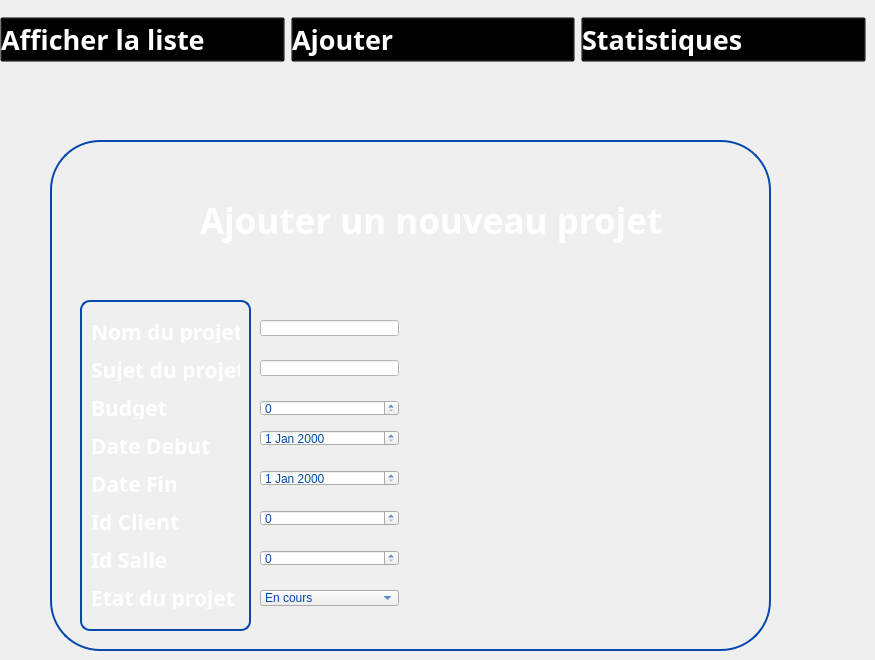
   <widget class="QWidget" name="ajoutprojet">
    <widget class="QGroupBox" name="groupBox_7">
     <property name="geometry">
      <rect>
       <x>50</x>
       <y>140</y>
       <width>721</width>
       <height>511</height>
      </rect>
     </property>
     <property name="styleSheet">
      <string notr="true">QGroupBox {
	background-image: url(:/Desktop/imageprojetcpp/body-background.png);
	border-radius:50px;
    border: 2px solid #0447AF; /* Red border */
}
</string>
     </property>
     <property name="title">
      <string/>
     </property>
     <widget class="QLabel" name="label_11">
      <property name="geometry">
       <rect>
        <x>60</x>
        <y>40</y>
        <width>81</width>
        <height>81</height>
       </rect>
      </property>
      <property name="text">
       <string/>
      </property>
      <property name="pixmap">
       <pixmap>:/Desktop/imageprojetcpp/gestion-de-projet.png</pixmap>
      </property>
      <property name="scaledContents">
       <bool>true</bool>
      </property>
     </widget>
     <widget class="QLabel" name="label_12">
      <property name="geometry">
       <rect>
        <x>150</x>
        <y>50</y>
        <width>581</width>
        <height>61</height>
       </rect>
      </property>
      <property name="font">
       <font>
        <family>Plus Jakarta Sans</family>
        <pointsize>26</pointsize>
        <weight>75</weight>
        <bold>true</bold>
       </font>
      </property>
      <property name="styleSheet">
       <string notr="true">color:white;
    background: transparent;
</string>
      </property>
      <property name="text">
       <string>Ajouter un nouveau projet </string>
      </property>
     </widget>
     <widget class="QGroupBox" name="verticalGroupBox_5">
      <property name="geometry">
       <rect>
        <x>30</x>
        <y>160</y>
        <width>171</width>
        <height>331</height>
       </rect>
      </property>
      <property name="styleSheet">
       <string notr="true">	border-radius:10px;
color:white;</string>
      </property>
      <layout class="QVBoxLayout" name="verticalLayout_5">
       <item>
        <widget class="Line" name="line_13">
         <property name="orientation">
          <enum>Qt::Horizontal</enum>
         </property>
        </widget>
       </item>
       <item>
        <widget class="QLabel" name="label_13">
         <property name="font">
          <font>
           <family>Gill Sans MT</family>
           <pointsize>16</pointsize>
           <weight>75</weight>
           <bold>true</bold>
          </font>
         </property>
         <property name="styleSheet">
          <string notr="true">color:white;</string>
         </property>
         <property name="text">
          <string>Nom du projet</string>
         </property>
        </widget>
       </item>
       <item>
        <widget class="Line" name="line">
         <property name="orientation">
          <enum>Qt::Horizontal</enum>
         </property>
        </widget>
       </item>
       <item>
        <widget class="QLabel" name="label_14">
         <property name="font">
          <font>
           <family>Gill Sans MT</family>
           <pointsize>16</pointsize>
           <weight>75</weight>
           <bold>true</bold>
          </font>
         </property>
         <property name="styleSheet">
          <string notr="true">color:white;</string>
         </property>
         <property name="text">
          <string>Sujet du projet</string>
         </property>
        </widget>
       </item>
       <item>
        <widget class="Line" name="line_2">
         <property name="orientation">
          <enum>Qt::Horizontal</enum>
         </property>
        </widget>
       </item>
       <item>
        <widget class="QLabel" name="label_17">
         <property name="font">
          <font>
           <family>Gill Sans MT</family>
           <pointsize>16</pointsize>
           <weight>75</weight>
           <bold>true</bold>
          </font>
         </property>
         <property name="styleSheet">
          <string notr="true">color:white;</string>
         </property>
         <property name="text">
          <string>Budget</string>
         </property>
        </widget>
       </item>
       <item>
        <widget class="Line" name="line_7">
         <property name="orientation">
          <enum>Qt::Horizontal</enum>
         </property>
        </widget>
       </item>
       <item>
        <widget class="QLabel" name="label_18">
         <property name="font">
          <font>
           <family>Gill Sans MT</family>
           <pointsize>16</pointsize>
           <weight>75</weight>
           <bold>true</bold>
          </font>
         </property>
         <property name="styleSheet">
          <string notr="true">color:white;</string>
         </property>
         <property name="text">
          <string>Date Debut</string>
         </property>
        </widget>
       </item>
       <item>
        <widget class="Line" name="line_6">
         <property name="orientation">
          <enum>Qt::Horizontal</enum>
         </property>
        </widget>
       </item>
       <item>
        <widget class="QLabel" name="label_19">
         <property name="font">
          <font>
           <family>Gill Sans MT</family>
           <pointsize>16</pointsize>
           <weight>75</weight>
           <bold>true</bold>
          </font>
         </property>
         <property name="styleSheet">
          <string notr="true">color:white;</string>
         </property>
         <property name="text">
          <string>Date Fin</string>
         </property>
        </widget>
       </item>
       <item>
        <widget class="Line" name="line_5">
         <property name="orientation">
          <enum>Qt::Horizontal</enum>
         </property>
        </widget>
       </item>
       <item>
        <widget class="QLabel" name="label_20">
         <property name="font">
          <font>
           <family>Gill Sans MT</family>
           <pointsize>16</pointsize>
           <weight>75</weight>
           <bold>true</bold>
          </font>
         </property>
         <property name="styleSheet">
          <string notr="true">color:white;</string>
         </property>
         <property name="text">
          <string>Id Client</string>
         </property>
        </widget>
       </item>
       <item>
        <widget class="Line" name="line_4">
         <property name="orientation">
          <enum>Qt::Horizontal</enum>
         </property>
        </widget>
       </item>
       <item>
        <widget class="QLabel" name="label_21">
         <property name="font">
          <font>
           <family>Gill Sans MT</family>
           <pointsize>16</pointsize>
           <weight>75</weight>
           <bold>true</bold>
          </font>
         </property>
         <property name="styleSheet">
          <string notr="true">color:white;</string>
         </property>
         <property name="text">
          <string>Id Salle</string>
         </property>
        </widget>
       </item>
       <item>
        <widget class="Line" name="line_8">
         <property name="orientation">
          <enum>Qt::Horizontal</enum>
         </property>
        </widget>
       </item>
       <item>
        <widget class="QLabel" name="label_22">
         <property name="font">
          <font>
           <family>Gill Sans MT</family>
           <pointsize>16</pointsize>
           <weight>75</weight>
           <bold>true</bold>
          </font>
         </property>
         <property name="styleSheet">
          <string notr="true">color:white;</string>
         </property>
         <property name="text">
          <string>Etat du projet</string>
         </property>
        </widget>
       </item>
       <item>
        <widget class="Line" name="line_3">
         <property name="orientation">
          <enum>Qt::Horizontal</enum>
         </property>
        </widget>
       </item>
      </layout>
     </widget>
     <widget class="Line" name="line_11">
      <property name="geometry">
       <rect>
        <x>220</x>
        <y>570</y>
        <width>118</width>
        <height>3</height>
       </rect>
      </property>
      <property name="orientation">
       <enum>Qt::Horizontal</enum>
      </property>
     </widget>
     <widget class="QLabel" name="label_23">
      <property name="geometry">
       <rect>
        <x>390</x>
        <y>160</y>
        <width>291</width>
        <height>311</height>
       </rect>
      </property>
      <property name="styleSheet">
       <string notr="true">background:transparent;</string>
      </property>
      <property name="text">
       <string/>
      </property>
      <property name="pixmap">
       <pixmap>:/Desktop/imageprojetcpp/fabrication.png</pixmap>
      </property>
      <property name="scaledContents">
       <bool>true</bool>
      </property>
     </widget>
     <widget class="QComboBox" name="comboBox">
      <property name="geometry">
       <rect>
        <x>210</x>
        <y>450</y>
        <width>139</width>
        <height>16</height>
       </rect>
      </property>
      <property name="styleSheet">
       <string notr="true">color:rgb(0,73,174)</string>
      </property>
      <item>
       <property name="text">
        <string>En cours</string>
       </property>
      </item>
      <item>
       <property name="text">
        <string>Terminé</string>
       </property>
      </item>
     </widget>
     <widget class="QSpinBox" name="spinBox">
      <property name="geometry">
       <rect>
        <x>210</x>
        <y>410</y>
        <width>139</width>
        <height>16</height>
       </rect>
      </property>
      <property name="styleSheet">
       <string notr="true">color:rgb(0,73,174)</string>
      </property>
     </widget>
     <widget class="QSpinBox" name="spinBox_2">
      <property name="geometry">
       <rect>
        <x>210</x>
        <y>370</y>
        <width>139</width>
        <height>16</height>
       </rect>
      </property>
      <property name="styleSheet">
       <string notr="true">color:rgb(0,73,174)</string>
      </property>
     </widget>
     <widget class="QDateEdit" name="dateEdit">
      <property name="geometry">
       <rect>
        <x>210</x>
        <y>330</y>
        <width>139</width>
        <height>16</height>
       </rect>
      </property>
      <property name="styleSheet">
       <string notr="true">color:rgb(0,73,174)</string>
      </property>
     </widget>
     <widget class="QDateEdit" name="dateEdit_2">
      <property name="geometry">
       <rect>
        <x>210</x>
        <y>290</y>
        <width>139</width>
        <height>16</height>
       </rect>
      </property>
      <property name="styleSheet">
       <string notr="true">color:rgb(0,73,174)</string>
      </property>
     </widget>
     <widget class="QSpinBox" name="spinBox_3">
      <property name="geometry">
       <rect>
        <x>210</x>
        <y>260</y>
        <width>139</width>
        <height>16</height>
       </rect>
      </property>
      <property name="styleSheet">
       <string notr="true">color:rgb(0,73,174)</string>
      </property>
     </widget>
     <widget class="QLineEdit" name="lineEdit_2">
      <property name="geometry">
       <rect>
        <x>210</x>
        <y>180</y>
        <width>139</width>
        <height>16</height>
       </rect>
      </property>
      <property name="styleSheet">
       <string notr="true">color:rgb(0,73,174);
background:white;</string>
      </property>
     </widget>
     <widget class="QLineEdit" name="lineEdit_3">
      <property name="geometry">
       <rect>
        <x>210</x>
        <y>220</y>
        <width>139</width>
        <height>16</height>
       </rect>
      </property>
      <property name="styleSheet">
       <string notr="true">color:rgb(0,73,174);
background:white;</string>
      </property>
     </widget>
    </widget>
    <widget class="QWidget" name="horizontalLayoutWidget_5">
     <property name="geometry">
      <rect>
       <x>0</x>
       <y>0</y>
       <width>866</width>
       <height>80</height>
      </rect>
     </property>
     <layout class="QHBoxLayout" name="horizontalLayout_5">
      <item>
       <widget class="QPushButton" name="pushButton_92">
        <property name="font">
         <font>
          <family>Gill Sans MT</family>
          <pointsize>20</pointsize>
          <weight>75</weight>
          <bold>true</bold>
         </font>
        </property>
        <property name="styleSheet">
         <string notr="true">QPushButton:hover {
    color: blue;
    background: transparent;
}

QPushButton {
    text-align: left;
    background: transparent;
    color: rgb(255,255,255);
}
</string>
        </property>
        <property name="text">
         <string>Afficher la liste</string>
        </property>
        <property name="icon">
         <iconset>
          <normaloff>../../Downloads/wetransfer_icons_2024-02-06_1419/icons/liste-de-controle.png</normaloff>../../Downloads/wetransfer_icons_2024-02-06_1419/icons/liste-de-controle.png</iconset>
        </property>
        <property name="iconSize">
         <size>
          <width>50</width>
          <height>46</height>
         </size>
        </property>
       </widget>
      </item>
      <item>
       <widget class="QPushButton" name="pushButton_94">
        <property name="font">
         <font>
          <family>Gill Sans MT</family>
          <pointsize>20</pointsize>
          <weight>75</weight>
          <bold>true</bold>
         </font>
        </property>
        <property name="styleSheet">
         <string notr="true">QPushButton:hover {
    color: blue;
    background: transparent;
}

QPushButton {
    text-align: left;
    background: transparent;
    color: rgb(255,255,255);
}
</string>
        </property>
        <property name="text">
         <string>Ajouter </string>
        </property>
        <property name="icon">
         <iconset>
          <normaloff>../../Downloads/wetransfer_icons_2024-02-06_1419/icons/image (3).png</normaloff>../../Downloads/wetransfer_icons_2024-02-06_1419/icons/image (3).png</iconset>
        </property>
        <property name="iconSize">
         <size>
          <width>50</width>
          <height>46</height>
         </size>
        </property>
       </widget>
      </item>
      <item>
       <widget class="QPushButton" name="pushButton_95">
        <property name="font">
         <font>
          <family>Gill Sans MT</family>
          <pointsize>20</pointsize>
          <weight>75</weight>
          <bold>true</bold>
         </font>
        </property>
        <property name="styleSheet">
         <string notr="true">QPushButton:hover {
    color: blue;
    background: transparent;
}

QPushButton {
    text-align: left;
    background: transparent;
    color: rgb(255,255,255);
}

</string>
        </property>
        <property name="text">
         <string>Statistiques</string>
        </property>
        <property name="icon">
         <iconset>
          <normaloff>../../Downloads/wetransfer_icons_2024-02-06_1419/icons/image (2).png</normaloff>../../Downloads/wetransfer_icons_2024-02-06_1419/icons/image (2).png</iconset>
        </property>
        <property name="iconSize">
         <size>
          <width>50</width>
          <height>46</height>
         </size>
        </property>
       </widget>
      </item>
     </layout>
    </widget>
   </widget>
